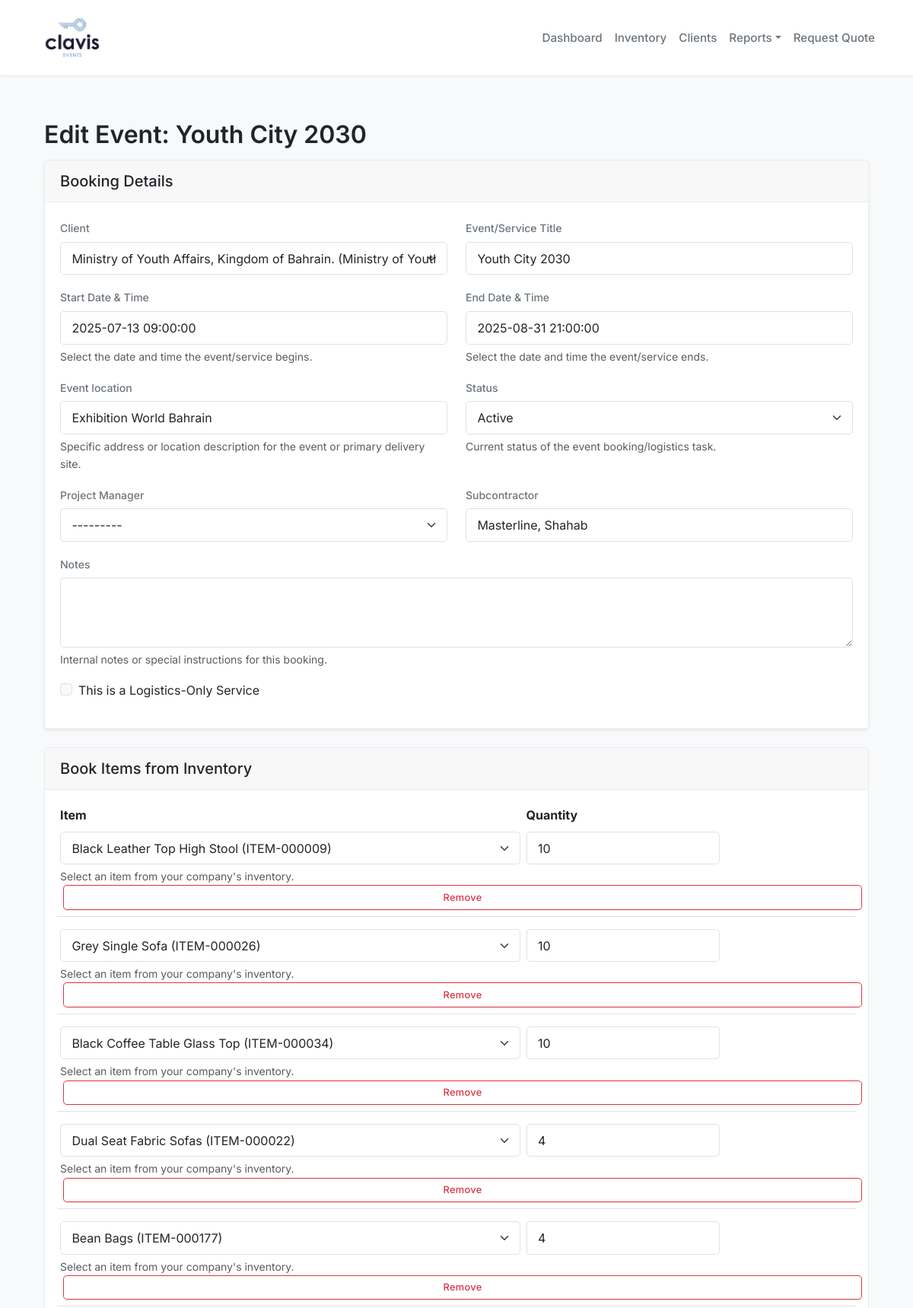
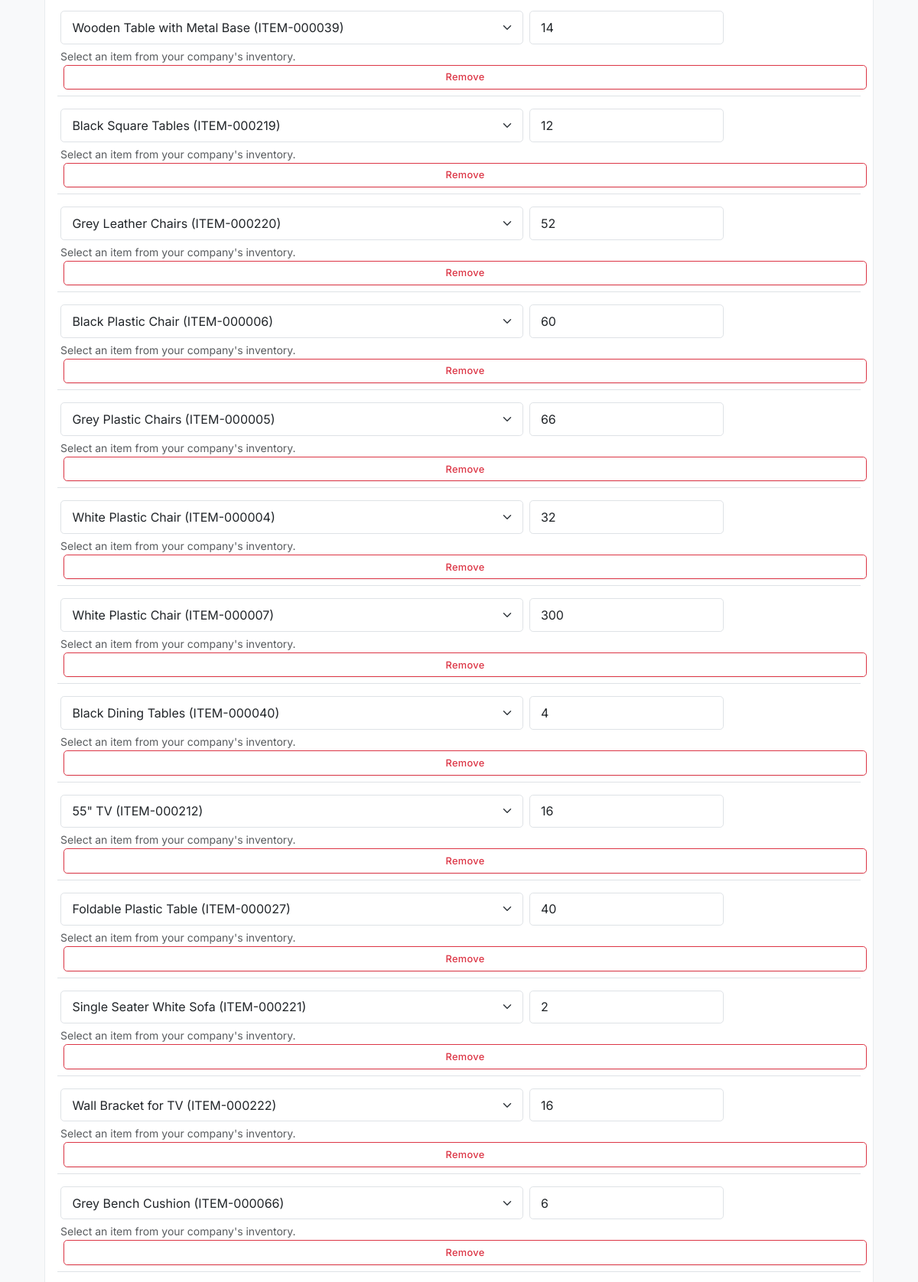
/bookings/events/37/edit/ (upper part), run on the app's committed database (2 pictures, top to bottom).
### bookings/models.py (models this page shows, shortened)
class BaseBooking(models.Model):
    client = models.ForeignKey(
        'clients.Client',
        on_delete=models.PROTECT,
        related_name='%(class)ss',
        help_text="The client associated with this booking."
    )
    project_manager = models.ForeignKey(
        User,
        on_delete=models.SET_NULL,
        null=True,
        blank=True,
        related_name='%(class)ss_as_manager',
        help_text="User assigned as Project Manager."
    )
    start_date = models.DateTimeField(
        help_text="The date and time the event/rental period begins."
    )
    end_date = models.DateTimeField(
        help_text="The date and time the event/rental period ends."
    )
    project_manager_name = models.CharField(
        max_length=150,
        blank=True,
        null=True,
        help_text="Name of the assigned Project Manager."
    )
    subcontractor_name = models.CharField(
        max_length=200,
        blank=True,
        null=True,
        help_text="Name of the subcontractor, if any."
    )
    notes = models.TextField(
        blank=True,
        null=True,
        help_text="Internal notes or special instructions for this booking."
    )
    reference_number = models.CharField(
        max_length=50,
        unique=True,
        default=generate_reference_number,
        editable=False,
        help_text="Unique system-generated reference number for this booking."
    )
    created_at = models.DateTimeField(auto_now_add=True)
    updated_at = models.DateTimeField(auto_now=True)
    class Meta:
        abstract = True
        ordering = ['start_date', 'created_at']

class Event(BaseBooking):
    class StatusChoices(models.TextChoices):
        PLANNED = 'PLANNED', _('Planned')
        ACTIVE = 'ACTIVE', _('Active')
        COMPLETED = 'COMPLETED', _('Completed')
        CANCELLED = 'CANCELLED', _('Cancelled')
    event_name = models.CharField(
        max_length=255,
        help_text="The official name or title of the event/service." # MODIFIED help_text
    )
    event_location = models.CharField(
        max_length=255,
        help_text="Specific address or location description for the event or primary delivery site." # MODIFIED help_text
    )
    status = models.CharField(
        max_length=10,
        choices=StatusChoices.choices,
        default=StatusChoices.PLANNED,
        help_text="Current status of the event booking/logistics task." # MODIFIED help_text
    )
    is_logistics_only_service = models.BooleanField(
        default=False,
        help_text="Check if this booking is primarily for a logistics/transport service only."
    )
    description_of_goods = models.TextField(
        blank=True, null=True,
        help_text="Description of goods being transported for a logistics service (e.g., quantity, type, special handling)."
    )
    pickup_address = models.TextField(
        blank=True, null=True,
        help_text="Full address for picking up goods from the client."
    )
    pickup_contact_details = models.TextField(
        blank=True, null=True,
        help_text="Contact name and phone for the pickup location."
    )
    delivery_address_override = models.TextField(
        blank=True, null=True,
        help_text="Specific delivery address for logistics if different from main Event Location (e.g. event_location)."
    )
    delivery_contact_details = models.TextField(
        blank=True, null=True,
        help_text="Contact name and phone for the delivery at the event site."
    )
    return_pickup_address = models.TextField(
        blank=True, null=True,
        help_text="Address for picking up goods from the event site for return (usually same as Event Location or Delivery Address Override)."
    )
    return_pickup_contact_details = models.TextField(
        blank=True, null=True,
        help_text="Contact name and phone for pickup from the event site."
    )
    return_delivery_address = models.TextField(
        blank=True, null=True,
        help_text="Final return address for the goods (e.g., client's warehouse)."
    )
    return_delivery_contact_details = models.TextField(
        blank=True, null=True,
        help_text="Contact name and phone for the final return delivery."
    )
    class Meta(BaseBooking.Meta):
        verbose_name = "Event / Logistics Booking" # MODIFIED verbose name
        verbose_name_plural = "Event / Logistics Bookings" # MODIFIED verbose name plural

### bookings/views.py (the view)
# urls.py: path('events/<int:event_id>/edit/', views.event_edit_view, name='event_edit'),
@transaction.atomic
def event_edit_view(request, event_id):
    event = get_object_or_404(Event, pk=event_id)
    if request.method == 'POST':
        event_form = EventForm(request.POST, instance=event)
        item_formset = EventItemInlineFormSet(request.POST, instance=event, prefix='items')
        if event_form.is_valid():
            event_instance = event_form.save(commit=False) # Don't save yet, need to check is_logistics_only_service
            project_manager = event_form.cleaned_data.get('project_manager')
            event_instance.project_manager = project_manager
            if project_manager:
                event_instance.project_manager_name = f"{project_manager.first_name} {project_manager.last_name}"
            else:
                event_instance.project_manager_name = ""
            is_logistics_service = event_form.cleaned_data.get('is_logistics_only_service', False)
            event_instance.is_logistics_only_service = is_logistics_service # Update the instance
            if is_logistics_service:
                try:
                    event_instance.save() # Save changes to the Event model
                    EventItem.objects.filter(booking=event_instance).delete()
                    messages.success(request, f"Logistics Service '{event_instance.event_name}' updated successfully! Associated items (if any) have been removed.")
                    return redirect(event_instance.get_absolute_url())
                except Exception as e:
                    messages.error(request, f"An error occurred while updating the logistics service: {e}")
            else:
                if item_formset.is_valid():
                    start_date = event_form.cleaned_data.get('start_date')
                    end_date = event_form.cleaned_data.get('end_date')
                    all_items_available = True
                    availability_errors = []
                    has_items_to_book = any(form.has_changed() and not form.cleaned_data.get('DELETE', False) for form in item_formset)
                    if has_items_to_book:
                        for form in item_formset:
                            if form.cleaned_data and not form.cleaned_data.get('DELETE', False):
                                item = form.cleaned_data.get('item')
                                quantity = form.cleaned_data.get('quantity')
                                if item and quantity and start_date and end_date:
                                    if not item.is_available(quantity, start_date, end_date, exclude_event_pk=event.pk):
                                        all_items_available = False
                                        error_msg = f"Not enough '{item.name}' available ({item.available_quantity} currently free) for the period [{start_date.strftime('%Y-%m-%d')} - {end_date.strftime('%Y-%m-%d')}], considering other bookings."
                                        form.add_error('item', error_msg)
                                        availability_errors.append(error_msg)
                                elif form.has_changed() and not (item and quantity) and not form.cleaned_data.get('DELETE', False):
                                    form.add_error(None, "Both item and quantity are required if using this row and not deleting.")
                                    all_items_available = False
                    if all_items_available:
                        try:
                            event_instance.save()
                            item_formset.instance = event_instance
                            item_formset.save()
                            messages.success(request, f"Event Booking '{event_instance.event_name}' updated successfully!")
                            return redirect(event_instance.get_absolute_url())
                        except Exception as e:
                            messages.error(request, f"An error occurred while updating the booking: {e}")
                    elif availability_errors:
                         messages.error(request, "Could not update booking. Please correct the item availability errors below.")
                    else: # Other item_formset errors not related to availability
                        messages.error(request, "Could not update booking. Please ensure all added item rows are complete or marked for deletion.")
                else: # item_formset is not valid
                    messages.error(request, "Please correct the item booking errors below.")
        else: # event_form is not valid
            messages.error(request, "Please correct the event details errors below.")
            item_formset = EventItemInlineFormSet(instance=event, prefix='items')
    else: # GET request
        event_form = EventForm(instance=event)
        item_formset = EventItemInlineFormSet(instance=event, prefix='items')
    context = {
        'event_form': event_form,
        'item_formset': item_formset,
        'event': event,
        'page_title': f'Edit {"Logistics Service" if event.is_logistics_only_service else "Event"}: {event.event_name}',
    }
    return render(request, 'bookings/event_form.html', context)

### bookings/templates/bookings/event_form.html (shortened to what this page needs)
{% extends 'base.html' %}
{% load static %}
{% block content %}
<div class="container mt-4">
    <h1>{{ page_title }}</h1>
    {% if event %}
        <form method="post" action="{% url 'bookings:event_edit' event_id=event.id %}" novalidate>
    {% else %}
        <form method="post" action="{% url 'bookings:event_add' %}" novalidate>
    {% endif %}
        <div class="card mb-4 shadow-sm">
            <div class="card-header">
                <h5 class="mb-0">Booking Details</h5>
            </div>
            <div class="card-body">
                <div class="row">
                    <div class="col-md-6 mb-3">
                        <label for="{{ event_form.client.id_for_label }}" class="form-label">{{ event_form.client.label }}</label>
                        {{ event_form.client }}
                    </div>
                    <div class="col-md-6 mb-3">
                        <label for="{{ event_form.event_name.id_for_label }}" class="form-label">{{ event_form.event_name.label }}</label>
                        {{ event_form.event_name }}
                    </div>
                </div>
                <div class="row">
                    <div class="col-md-6 mb-3">
                        <label for="{{ event_form.start_date.id_for_label }}" class="form-label">{{ event_form.start_date.label }}</label>
                        {{ event_form.start_date }}
                        {% if event_form.start_date.help_text %}<div class="form-text">{{ event_form.start_date.help_text|safe }}</div>{% endif %}
                    </div>
                    <div class="col-md-6 mb-3">
                        <label for="{{ event_form.end_date.id_for_label }}" class="form-label">{{ event_form.end_date.label }}</label>
                        {{ event_form.end_date }}
                        {% if event_form.end_date.help_text %}<div class="form-text">{{ event_form.end_date.help_text|safe }}</div>{% endif %}
                    </div>
                </div>
                <div class="row">
                    <div class="col-md-6 mb-3">
                        <label for="{{ event_form.event_location.id_for_label }}" class="form-label">{{ event_form.event_location.label }}</label>
                        {{ event_form.event_location }}
                        {% if event_form.event_location.help_text %}<div class="form-text">{{ event_form.event_location.help_text|safe }}</div>{% endif %}
                    </div>
                     <div class="col-md-6 mb-3">
                        <label for="{{ event_form.status.id_for_label }}" class="form-label">{{ event_form.status.label }}</label>
                        {{ event_form.status }}
                        {% if event_form.status.help_text %}<div class="form-text">{{ event_form.status.help_text|safe }}</div>{% endif %}
                    </div>
                </div>
                <div class="row">
                    <div class="col-md-6 mb-3">
                        <label for="{{ event_form.project_manager.id_for_label }}" class="form-label">{{ event_form.project_manager.label }}</label>
                        {{ event_form.project_manager }}
                    </div>
                    <div class="col-md-6 mb-3">
                        <label for="{{ event_form.subcontractor_name.id_for_label }}" class="form-label">{{ event_form.subcontractor_name.label }}</label>
                        {{ event_form.subcontractor_name }}
                    </div>
                </div>
                <div class="mb-3">
                    <label for="{{ event_form.notes.id_for_label }}" class="form-label">{{ event_form.notes.label }}</label>
                    {{ event_form.notes }}
                    {% if event_form.notes.help_text %}<div class="form-text">{{ event_form.notes.help_text|safe }}</div>{% endif %}
                </div>
                <div class="mb-3">
                    <div class="form-check">
                        {{ event_form.is_logistics_only_service }}
                        <label class="form-check-label" for="{{ event_form.is_logistics_only_service.id_for_label }}">
                            {{ event_form.is_logistics_only_service.label }}
                        </label>
                    </div>
                </div>
            </div>
        </div>
        <div class="card" id="items-formset-card">
            <div class="card-header">
                <h5 class="mb-0">Book Items from Inventory</h5>
            </div>
            <div class="card-body">
                <div id="item-formset-container">
                    <div class="row gx-2 mb-2 d-none d-md-flex fw-bold">
                        <div class="col-md-7">Item</div>
                        <div class="col-md-3">Quantity</div>
                    </div>
                    {% for form in item_formset %}
                        <div class="item-form-row row gx-2 mb-3 border-bottom pb-2 {% if form.errors %}border border-danger rounded p-2{% else %}border-bottom pb-2{% endif %}" id="{{ form.prefix }}-row">
                            <div class="col-md-7 mb-2 mb-md-0">
                                {{ form.item }}
                                {% if form.item.help_text %}<div class="form-text">{{ form.item.help_text|safe }}</div>{% endif %}
                            </div>
                            <div class="col-md-3 mb-2 mb-md-0">
                                {{ form.quantity }}
                            </div>
                            <div class="col-md-2 text-center">
                            </div>
                        </div>
                    {% endfor %}
                </div>
            </div>
        </div>
    </form>
</div>
{% endblock %}

### data on the page
Event: client "Ministry of Youth Affairs, Kingdom of Bahrain. (Ministry of Youth Affairs)", event_name "Youth City 2030", start_date "2025-07-13 09:00:00", end_date "2025-08-31 21:00:00", event_location "Exhibition World Bahrain", status "Active", project_manager "---------", subcontractor_name "Masterline, Shahab"

### other printed values
{{ page_title }} "Edit Event: Youth City 2030"
{{ event_form.client.label }} "Client"
{{ event_form.event_name.label }} "Event/Service Title"
{{ event_form.start_date.label }} "Start Date & Time"
{{ event_form.start_date.help_text|safe }} "Select the date and time the event/service begins."
{{ event_form.end_date.label }} "End Date & Time"
{{ event_form.end_date.help_text|safe }} "Select the date and time the event/service ends."
{{ event_form.event_location.label }} "Event location"
{{ event_form.event_location.help_text|safe }} "Specific address or location description for the event or primary delivery site."
{{ event_form.status.label }} "Status"
{{ event_form.status.help_text|safe }} "Current status of the event booking/logistics task."
{{ event_form.project_manager.label }} "Project Manager"
{{ event_form.subcontractor_name.label }} "Subcontractor"
{{ event_form.notes.label }} "Notes"
{{ event_form.notes.help_text|safe }} "Internal notes or special instructions for this booking."
